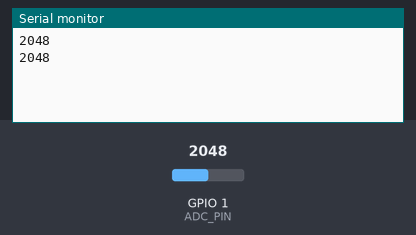
A program run on a simulated ESP32-S3. Shown: the last lines printed to the serial monitor. The test bench sets the inputs (shaded band); at power-on: GPIO 1 (ADC_PIN) = 2048.

Above: at 1.8 s.
1.9 s: GPIO 1 (ADC_PIN) set to 2866
At 2.3 s:
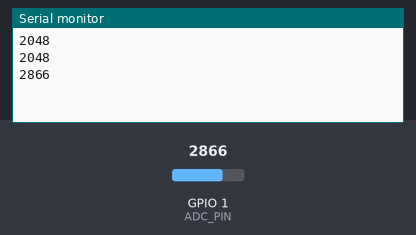
3.4 s: GPIO 1 (ADC_PIN) set to 3603
At 4.8 s:
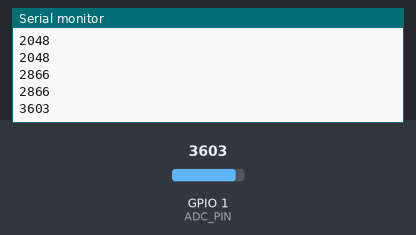
Timing chart, 0 to 6.4 s (numbered marks = the images above; inputs shaded):
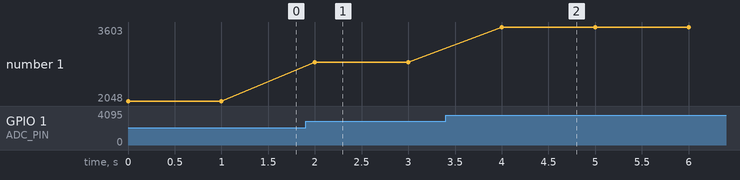

The program:

main.cpp
```cpp
#include<arduino.h>

#define ADC_PIN 1  // 假设你使用的是GPIO1，主控板背面的1号引脚

void setup() {
  Serial.begin(115200);  // 初始化串口通信
  pinMode(ADC_PIN, INPUT);  // 设置ADC引脚为输入模式
}

void loop() {
  int adcValue = analogRead(ADC_PIN);  // 读取ADC值
  Serial.println(adcValue);  // 将ADC值打印到串口监视器
  delay(1000);  // 延迟1秒
}
```

Measured:
- after the input at 1.9 s, the serial monitor: prints a new line after 0.10 s (image 1)
- after the input at 3.4 s, the serial monitor: prints a new line after 0.60 s (image 2)
- plotted number 1: 2048 → 2866 after the input at 1.9 s, 2866 → 3603 after the input at 3.4 s
